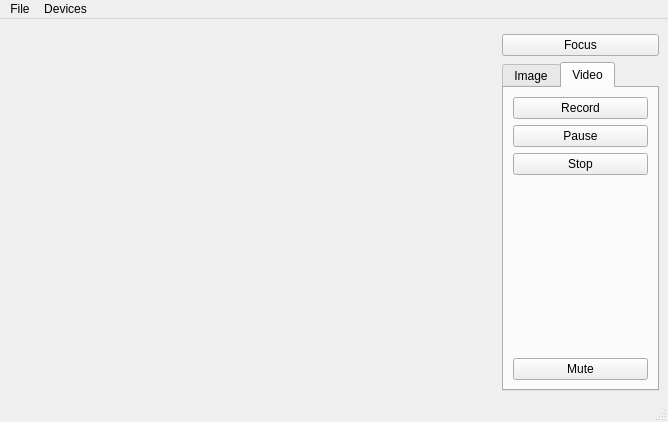
<?xml version="1.0" encoding="UTF-8"?>
<ui version="4.0">
 <class>Camera</class>
 <widget class="QMainWindow" name="Camera">
  <property name="geometry">
   <rect>
    <x>0</x>
    <y>0</y>
    <width>668</width>
    <height>422</height>
   </rect>
  </property>
  <property name="windowTitle">
   <string>Camera</string>
  </property>
  <widget class="QWidget" name="centralwidget">
   <layout class="QGridLayout" name="gridLayout_3">
    <item row="0" column="0" rowspan="3">
     <widget class="QStackedWidget" name="stackedWidget">
      <property name="sizePolicy">
       <sizepolicy hsizetype="Preferred" vsizetype="Preferred">
        <horstretch>1</horstretch>
        <verstretch>0</verstretch>
       </sizepolicy>
      </property>
      <property name="palette">
       <palette>
        <active>
         <colorrole role="Base">
          <brush brushstyle="SolidPattern">
           <color alpha="255">
            <red>255</red>
            <green>255</green>
            <blue>255</blue>
           </color>
          </brush>
         </colorrole>
         <colorrole role="Window">
          <brush brushstyle="SolidPattern">
           <color alpha="255">
            <red>145</red>
            <green>145</green>
            <blue>145</blue>
           </color>
          </brush>
         </colorrole>
        </active>
        <inactive>
         <colorrole role="Base">
          <brush brushstyle="SolidPattern">
           <color alpha="255">
            <red>255</red>
            <green>255</green>
            <blue>255</blue>
           </color>
          </brush>
         </colorrole>
         <colorrole role="Window">
          <brush brushstyle="SolidPattern">
           <color alpha="255">
            <red>145</red>
            <green>145</green>
            <blue>145</blue>
           </color>
          </brush>
         </colorrole>
        </inactive>
        <disabled>
         <colorrole role="Base">
          <brush brushstyle="SolidPattern">
           <color alpha="255">
            <red>145</red>
            <green>145</green>
            <blue>145</blue>
           </color>
          </brush>
         </colorrole>
         <colorrole role="Window">
          <brush brushstyle="SolidPattern">
           <color alpha="255">
            <red>145</red>
            <green>145</green>
            <blue>145</blue>
           </color>
          </brush>
         </colorrole>
        </disabled>
       </palette>
      </property>
      <property name="currentIndex">
       <number>0</number>
      </property>
      <widget class="QWidget" name="viewfinderPage">
       <layout class="QGridLayout" name="gridLayout_5">
        <item row="0" column="0">
         <widget class="QCameraViewfinder" name="viewfinder" native="true"/>
        </item>
       </layout>
      </widget>
      <widget class="QWidget" name="previewPage">
       <layout class="QGridLayout" name="gridLayout_4">
        <item row="0" column="0">
         <widget class="QLabel" name="lastImagePreviewLabel">
          <property name="sizePolicy">
           <sizepolicy hsizetype="Preferred" vsizetype="MinimumExpanding">
            <horstretch>0</horstretch>
            <verstretch>0</verstretch>
           </sizepolicy>
          </property>
          <property name="frameShape">
           <enum>QFrame::Box</enum>
          </property>
          <property name="text">
           <string/>
          </property>
         </widget>
        </item>
       </layout>
      </widget>
     </widget>
    </item>
    <item row="1" column="1" colspan="2">
     <widget class="QPushButton" name="lockButton">
      <property name="text">
       <string>Focus</string>
      </property>
     </widget>
    </item>
    <item row="2" column="1" colspan="2">
     <widget class="QTabWidget" name="captureWidget">
      <property name="currentIndex">
       <number>1</number>
      </property>
      <widget class="QWidget" name="tab_2">
       <attribute name="title">
        <string>Image</string>
       </attribute>
       <layout class="QGridLayout" name="gridLayout">
        <item row="0" column="0">
         <widget class="QPushButton" name="takeImageButton">
          <property name="enabled">
           <bool>false</bool>
          </property>
          <property name="text">
           <string>Capture Photo</string>
          </property>
          <property name="icon">
           <iconset resource="camera.qrc">
            <normaloff>:/images/shutter.svg</normaloff>:/images/shutter.svg</iconset>
          </property>
         </widget>
        </item>
        <item row="1" column="0">
         <spacer name="verticalSpacer_2">
          <property name="orientation">
           <enum>Qt::Vertical</enum>
          </property>
          <property name="sizeHint" stdset="0">
           <size>
            <width>20</width>
            <height>161</height>
           </size>
          </property>
         </spacer>
        </item>
        <item row="2" column="0">
         <widget class="QLabel" name="label">
          <property name="text">
           <string>Exposure Compensation:</string>
          </property>
         </widget>
        </item>
        <item row="3" column="0">
         <widget class="QSlider" name="exposureCompensation">
          <property name="minimum">
           <number>-4</number>
          </property>
          <property name="maximum">
           <number>4</number>
          </property>
          <property name="pageStep">
           <number>2</number>
          </property>
          <property name="orientation">
           <enum>Qt::Horizontal</enum>
          </property>
          <property name="tickPosition">
           <enum>QSlider::TicksAbove</enum>
          </property>
         </widget>
        </item>
       </layout>
      </widget>
      <widget class="QWidget" name="tab">
       <attribute name="title">
        <string>Video</string>
       </attribute>
       <layout class="QGridLayout" name="gridLayout_2">
        <item row="0" column="0">
         <widget class="QPushButton" name="recordButton">
          <property name="text">
           <string>Record</string>
          </property>
         </widget>
        </item>
        <item row="1" column="0">
         <widget class="QPushButton" name="pauseButton">
          <property name="text">
           <string>Pause</string>
          </property>
         </widget>
        </item>
        <item row="2" column="0">
         <widget class="QPushButton" name="stopButton">
          <property name="text">
           <string>Stop</string>
          </property>
         </widget>
        </item>
        <item row="3" column="0">
         <spacer name="verticalSpacer">
          <property name="orientation">
           <enum>Qt::Vertical</enum>
          </property>
          <property name="sizeHint" stdset="0">
           <size>
            <width>20</width>
            <height>76</height>
           </size>
          </property>
         </spacer>
        </item>
        <item row="4" column="0">
         <widget class="QPushButton" name="muteButton">
          <property name="text">
           <string>Mute</string>
          </property>
          <property name="checkable">
           <bool>true</bool>
          </property>
         </widget>
        </item>
       </layout>
      </widget>
     </widget>
    </item>
   </layout>
  </widget>
  <widget class="QMenuBar" name="menubar">
   <property name="geometry">
    <rect>
     <x>0</x>
     <y>0</y>
     <width>668</width>
     <height>21</height>
    </rect>
   </property>
   <widget class="QMenu" name="menuFile">
    <property name="title">
     <string>File</string>
    </property>
    <addaction name="actionStartCamera"/>
    <addaction name="actionStopCamera"/>
    <addaction name="separator"/>
    <addaction name="actionSettings"/>
    <addaction name="separator"/>
    <addaction name="actionExit"/>
   </widget>
   <widget class="QMenu" name="menuDevices">
    <property name="title">
     <string>Devices</string>
    </property>
   </widget>
   <addaction name="menuFile"/>
   <addaction name="menuDevices"/>
  </widget>
  <widget class="QStatusBar" name="statusbar"/>
  <action name="actionExit">
   <property name="text">
    <string>Exit</string>
   </property>
  </action>
  <action name="actionStartCamera">
   <property name="text">
    <string>Start Camera</string>
   </property>
  </action>
  <action name="actionStopCamera">
   <property name="text">
    <string>Stop Camera</string>
   </property>
  </action>
  <action name="actionSettings">
   <property name="text">
    <string>Settings</string>
   </property>
  </action>
  <action name="actionTien">
   <property name="text">
    <string>Tien</string>
   </property>
  </action>
 </widget>
 <customwidgets>
  <customwidget>
   <class>QCameraViewfinder</class>
   <extends>QWidget</extends>
   <header>qcameraviewfinder.h</header>
   <container>1</container>
  </customwidget>
 </customwidgets>
 <resources>
  <include location="camera.qrc"/>
 </resources>
 <connections>
  <connection>
   <sender>recordButton</sender>
   <signal>clicked()</signal>
   <receiver>Camera</receiver>
   <slot>record()</slot>
   <hints>
    <hint type="sourcelabel">
     <x>647</x>
     <y>149</y>
    </hint>
    <hint type="destinationlabel">
     <x>61</x>
     <y>238</y>
    </hint>
   </hints>
  </connection>
  <connection>
   <sender>stopButton</sender>
   <signal>clicked()</signal>
   <receiver>Camera</receiver>
   <slot>stop()</slot>
   <hints>
    <hint type="sourcelabel">
     <x>647</x>
     <y>225</y>
    </hint>
    <hint type="destinationlabel">
     <x>140</x>
     <y>236</y>
    </hint>
   </hints>
  </connection>
  <connection>
   <sender>pauseButton</sender>
   <signal>clicked()</signal>
   <receiver>Camera</receiver>
   <slot>pause()</slot>
   <hints>
    <hint type="sourcelabel">
     <x>647</x>
     <y>187</y>
    </hint>
    <hint type="destinationlabel">
     <x>234</x>
     <y>237</y>
    </hint>
   </hints>
  </connection>
  <connection>
   <sender>actionExit</sender>
   <signal>triggered()</signal>
   <receiver>Camera</receiver>
   <slot>close()</slot>
   <hints>
    <hint type="sourcelabel">
     <x>-1</x>
     <y>-1</y>
    </hint>
    <hint type="destinationlabel">
     <x>154</x>
     <y>130</y>
    </hint>
   </hints>
  </connection>
  <connection>
   <sender>takeImageButton</sender>
   <signal>clicked()</signal>
   <receiver>Camera</receiver>
   <slot>takeImage()</slot>
   <hints>
    <hint type="sourcelabel">
     <x>625</x>
     <y>132</y>
    </hint>
    <hint type="destinationlabel">
     <x>603</x>
     <y>169</y>
    </hint>
   </hints>
  </connection>
  <connection>
   <sender>lockButton</sender>
   <signal>clicked()</signal>
   <receiver>Camera</receiver>
   <slot>toggleLock()</slot>
   <hints>
    <hint type="sourcelabel">
     <x>658</x>
     <y>75</y>
    </hint>
    <hint type="destinationlabel">
     <x>453</x>
     <y>119</y>
    </hint>
   </hints>
  </connection>
  <connection>
   <sender>muteButton</sender>
   <signal>toggled(bool)</signal>
   <receiver>Camera</receiver>
   <slot>setMuted(bool)</slot>
   <hints>
    <hint type="sourcelabel">
     <x>647</x>
     <y>377</y>
    </hint>
    <hint type="destinationlabel">
     <x>5</x>
     <y>280</y>
    </hint>
   </hints>
  </connection>
  <connection>
   <sender>exposureCompensation</sender>
   <signal>valueChanged(int)</signal>
   <receiver>Camera</receiver>
   <slot>setExposureCompensation(int)</slot>
   <hints>
    <hint type="sourcelabel">
     <x>559</x>
     <y>367</y>
    </hint>
    <hint type="destinationlabel">
     <x>665</x>
     <y>365</y>
    </hint>
   </hints>
  </connection>
  <connection>
   <sender>actionSettings</sender>
   <signal>triggered()</signal>
   <receiver>Camera</receiver>
   <slot>configureCaptureSettings()</slot>
   <hints>
    <hint type="sourcelabel">
     <x>-1</x>
     <y>-1</y>
    </hint>
    <hint type="destinationlabel">
     <x>333</x>
     <y>210</y>
    </hint>
   </hints>
  </connection>
  <connection>
   <sender>actionStartCamera</sender>
   <signal>triggered()</signal>
   <receiver>Camera</receiver>
   <slot>startCamera()</slot>
   <hints>
    <hint type="sourcelabel">
     <x>-1</x>
     <y>-1</y>
    </hint>
    <hint type="destinationlabel">
     <x>333</x>
     <y>210</y>
    </hint>
   </hints>
  </connection>
  <connection>
   <sender>actionStopCamera</sender>
   <signal>triggered()</signal>
   <receiver>Camera</receiver>
   <slot>stopCamera()</slot>
   <hints>
    <hint type="sourcelabel">
     <x>-1</x>
     <y>-1</y>
    </hint>
    <hint type="destinationlabel">
     <x>333</x>
     <y>210</y>
    </hint>
   </hints>
  </connection>
 </connections>
 <slots>
  <slot>record()</slot>
  <slot>pause()</slot>
  <slot>stop()</slot>
  <slot>enablePreview(bool)</slot>
  <slot>configureCaptureSettings()</slot>
  <slot>takeImage()</slot>
  <slot>startCamera()</slot>
  <slot>toggleLock()</slot>
  <slot>setMuted(bool)</slot>
  <slot>stopCamera()</slot>
  <slot>setExposureCompensation(int)</slot>
 </slots>
</ui>
